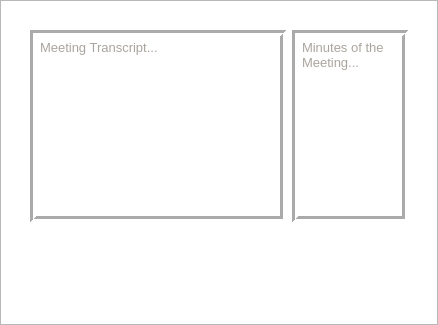
            <widget class="QWidget" name="activityLogPage">
             <layout class="QHBoxLayout" name="horizontalLayout_10">
              <property name="spacing">
               <number>0</number>
              </property>
              <property name="leftMargin">
               <number>0</number>
              </property>
              <property name="topMargin">
               <number>0</number>
              </property>
              <property name="rightMargin">
               <number>0</number>
              </property>
              <property name="bottomMargin">
               <number>0</number>
              </property>
              <item>
               <widget class="QFrame" name="frame_24">
                <property name="frameShape">
                 <enum>QFrame::StyledPanel</enum>
                </property>
                <property name="frameShadow">
                 <enum>QFrame::Raised</enum>
                </property>
                <layout class="QHBoxLayout" name="horizontalLayout_22">
                 <property name="spacing">
                  <number>0</number>
                 </property>
                 <property name="leftMargin">
                  <number>0</number>
                 </property>
                 <property name="topMargin">
                  <number>0</number>
                 </property>
                 <property name="rightMargin">
                  <number>0</number>
                 </property>
                 <property name="bottomMargin">
                  <number>0</number>
                 </property>
                 <item>
                  <widget class="QFrame" name="frame_25">
                   <property name="styleSheet">
                    <string notr="true">background-color:rgb(255, 255, 255)</string>
                   </property>
                   <property name="frameShape">
                    <enum>QFrame::NoFrame</enum>
                   </property>
                   <property name="frameShadow">
                    <enum>QFrame::Raised</enum>
                   </property>
                   <property name="lineWidth">
                    <number>0</number>
                   </property>
                   <layout class="QVBoxLayout" name="verticalLayout_22">
                    <property name="spacing">
                     <number>0</number>
                    </property>
                    <property name="leftMargin">
                     <number>20</number>
                    </property>
                    <property name="topMargin">
                     <number>20</number>
                    </property>
                    <property name="rightMargin">
                     <number>20</number>
                    </property>
                    <property name="bottomMargin">
                     <number>5</number>
                    </property>
                    <item>
                     <widget class="QFrame" name="frame_30">
                      <property name="frameShape">
                       <enum>QFrame::NoFrame</enum>
                      </property>
                      <property name="frameShadow">
                       <enum>QFrame::Raised</enum>
                      </property>
                      <layout class="QHBoxLayout" name="horizontalLayout_21">
                       <item>
                        <widget class="QTextEdit" name="logTranscriptDisplay">
                         <property name="styleSheet">
                          <string notr="true">QTextEdit {
    font-family: &quot;Courier New&quot;;
    font-size: 10pt;
    color: #54493E;
}

</string>
                         </property>
                         <property name="frameShape">
                          <enum>QFrame::Box</enum>
                         </property>
                         <property name="lineWidth">
                          <number>3</number>
                         </property>
                         <property name="lineWrapColumnOrWidth">
                          <number>50</number>
                         </property>
                         <property name="placeholderText">
                          <string>Meeting Transcript...</string>
                         </property>
                        </widget>
                       </item>
                       <item>
                        <widget class="QTextEdit" name="logMinutesDisplay">
                         <property name="styleSheet">
                          <string notr="true">QTextEdit {
    font-family: &quot;Courier New&quot;;
    font-size: 10pt;
    color: #54493E;
}

</string>
                         </property>
                         <property name="frameShape">
                          <enum>QFrame::Box</enum>
                         </property>
                         <property name="lineWidth">
                          <number>3</number>
                         </property>
                         <property name="sizeAdjustPolicy">
                          <enum>QAbstractScrollArea::AdjustToContents</enum>
                         </property>
                         <property name="lineWrapMode">
                          <enum>QTextEdit::WidgetWidth</enum>
                         </property>
                         <property name="lineWrapColumnOrWidth">
                          <number>50</number>
                         </property>
                         <property name="placeholderText">
                          <string>Minutes of the Meeting...</string>
                         </property>
                        </widget>
                       </item>
                      </layout>
                     </widget>
                    </item>
                    <item>
                     <widget class="QFrame" name="frame_31">
                      <property name="frameShape">
                       <enum>QFrame::NoFrame</enum>
                      </property>
                      <property name="frameShadow">
                       <enum>QFrame::Raised</enum>
                      </property>
                      <layout class="QHBoxLayout" name="horizontalLayout_18">
                       <property name="spacing">
                        <number>0</number>
                       </property>
                       <property name="leftMargin">
                        <number>0</number>
                       </property>
                       <property name="topMargin">
                        <number>0</number>
                       </property>
                       <property name="rightMargin">
                        <number>0</number>
                       </property>
                       <property name="bottomMargin">
                        <number>40</number>
                       </property>
                       <item alignment="Qt::AlignLeft">
                        <widget class="QFrame" name="frame_32">
                         <property name="frameShape">
                          <enum>QFrame::NoFrame</enum>
                         </property>
                         <property name="frameShadow">
                          <enum>QFrame::Raised</enum>
                         </property>
                         <layout class="QHBoxLayout" name="horizontalLayout_19">
                          <item>
                           <widget class="QPushButton" name="returnLogBtn">
                            <property name="minimumSize">
                             <size>
                              <width>80</width>
                              <height>30</height>
                             </size>
                            </property>
                            <property name="styleSheet">
                             <string notr="true">QPushButton {
    background-color: rgb(78, 64, 50)
}

QPushButton:hover {
    background-color:  rgb(185, 128, 118)
}
</string>
                            </property>
                            <property name="text">
                             <string/>
                            </property>
                            <property name="icon">
                             <iconset resource="images.qrc">
                              <normaloff>:/buttons/images/buttons/returnBtn.png</normaloff>:/buttons/images/buttons/returnBtn.png</iconset>
                            </property>
                            <property name="iconSize">
                             <size>
                              <width>60</width>
                              <height>16</height>
                             </size>
                            </property>
                            <property name="flat">
                             <bool>true</bool>
                            </property>
                           </widget>
                          </item>
                         </layout>
                        </widget>
                       </item>
                       <item alignment="Qt::AlignRight">
                        <widget class="QFrame" name="frame_33">
                         <property name="frameShape">
                          <enum>QFrame::NoFrame</enum>
                         </property>
                         <property name="frameShadow">
                          <enum>QFrame::Raised</enum>
                         </property>
                         <layout class="QHBoxLayout" name="horizontalLayout_20">
                          <item>
                           <widget class="QPushButton" name="logGenerateBtn">
                            <property name="minimumSize">
                             <size>
                              <width>100</width>
                              <height>30</height>
                             </size>
                            </property>
                            <property name="styleSheet">
                             <string notr="true">QPushButton {
    background-color: rgb(78, 64, 50)
}

QPushButton:hover {
    background-color:  rgb(167, 141, 120) 
}
</string>
                            </property>
                            <property name="text">
                             <string/>
                            </property>
                            <property name="icon">
                             <iconset resource="images.qrc">
                              <normaloff>:/buttons/images/buttons/generateBtn.png</normaloff>:/buttons/images/buttons/generateBtn.png</iconset>
                            </property>
                            <property name="iconSize">
                             <size>
                              <width>70</width>
                              <height>20</height>
                             </size>
                            </property>
                            <property name="flat">
                             <bool>true</bool>
                            </property>
                           </widget>
                          </item>
                          <item>
                           <widget class="QPushButton" name="logSaveBtn">
                            <property name="minimumSize">
                             <size>
                              <width>60</width>
                              <height>30</height>
                             </size>
                            </property>
                            <property name="styleSheet">
                             <string notr="true">QPushButton {
    background-color:rgb(78, 64, 50)
}

QPushButton:hover {
    background-color:rgb(185, 186, 143)
}</string>
                            </property>
                            <property name="text">
                             <string/>
                            </property>
                            <property name="icon">
                             <iconset resource="images.qrc">
                              <normaloff>:/buttons/images/buttons/saveBtn.png</normaloff>:/buttons/images/buttons/saveBtn.png</iconset>
                            </property>
                            <property name="iconSize">
                             <size>
                              <width>36</width>
                              <height>20</height>
                             </size>
                            </property>
                            <property name="flat">
                             <bool>true</bool>
                            </property>
                           </widget>
                          </item>
                         </layout>
                        </widget>
                       </item>
                      </layout>
                     </widget>
                    </item>
                   </layout>
                  </widget>
                 </item>
                </layout>
               </widget>
              </item>
             </layout>
            </widget>
